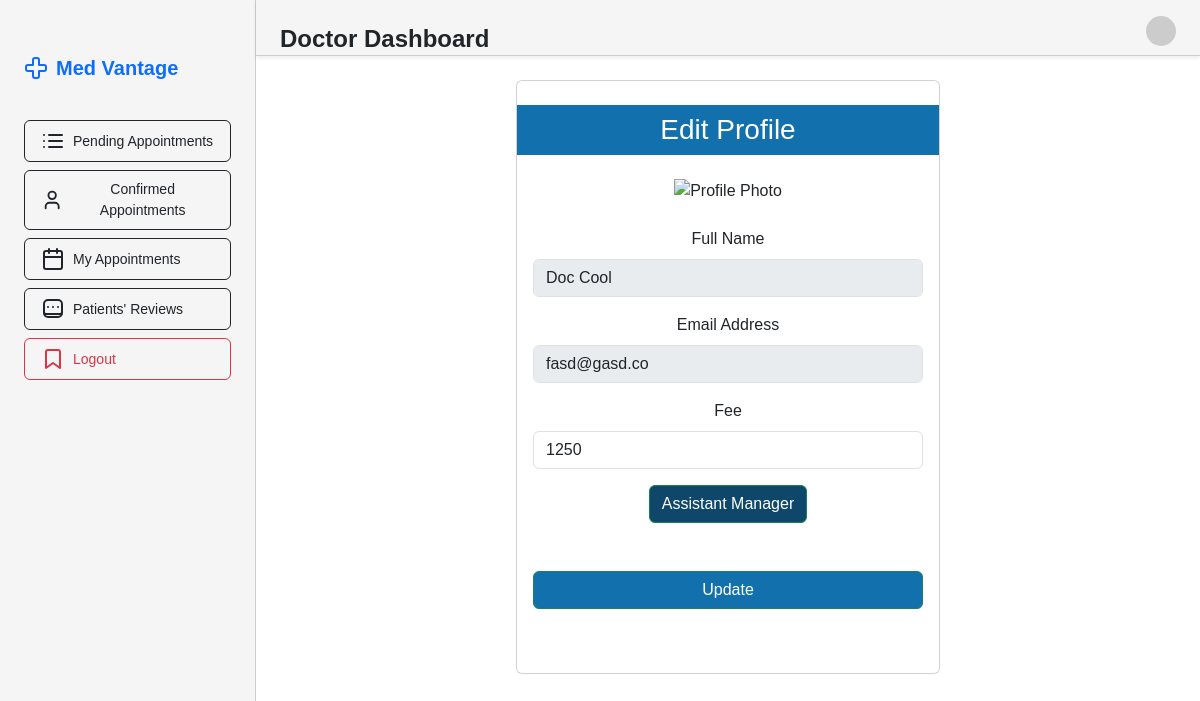
/dashboard-doctor/profile/ (signed in), run on the app's committed database.
### core/models.py (models this page shows, shortened)
class Doctor(models.Model):
    user = models.ForeignKey(User,on_delete=models.CASCADE)
    designation = models.CharField(max_length=200)
    status = models.BooleanField(default=True)
    fee = models.IntegerField(default=1000)
    assistant = models.ForeignKey(User,on_delete=models.CASCADE, related_name='doctor_assistant', null=True, blank=True)

### core/views.py (the view)
# urls.py: path('dashboard-doctor/profile/',views.profile,name="profile"),
@login_required
@doctor_required
def profile(request):
    doctor_obj = Doctor.objects.get(user=request.user.id)
    print(doctor_obj.user.first_name)
    context = {
            "doc" : doctor_obj
    }
    if request.method == "POST":
        doc_fee = request.POST.get('fee' , '')
        doctor_obj.fee = doc_fee
        doctor_obj.save()
        context['error_message'] =  "Data updated successfully."
    return render(request, 'profile.html', context )

### core/templates/profile.html (shortened to what this page needs)
{% extends "base_doc.html" %}
{% block content %}
<div class="container">
    <div class="row justify-content-center">
        <div class="col-lg-6">
            <div class="card" style="height: 100%; width: 100%;">
                <div class="card-header1 pt-4 text-white text-center">
                    <h3 class="p-2" style="background-color: #1271ad;">Edit Profile</h3>
                </div>
                <div class="card-body text-center">
                    <img src="https://i.pinimg.com/564x/9d/17/04/9d1704b0f3d9135472efba85d75321be.jpg" width="150px" alt="Profile Photo" class="profile-photo mb-4">
                    <form id="profileForm" method="POST" >
                        <div class="mb-3">
                            <label for="firstName" class="form-label">Full Name</label>
                            <input type="text" value="{{doc.user.first_name}} {{doc.user.last_name}}" class="form-control" id="firstName" name="firstName" placeholder="Enter your first name" disabled>
                        </div>
                        <div class="mb-3">
                            <label for="email" class="form-label">Email Address</label>
                            <input type="email" value="{{doc.user.email}}" class="form-control" id="email" name="user_email" placeholder="Enter your email address" disabled>
                        </div>
                        <div class="mb-3">
                            <label for="fee" class="form-label">Fee</label>
                            <input type="number" value="{{doc.fee}}" class="form-control" name="fee" id="fee" placeholder="Enter your fee" required>
                        </div>
                        <a class="btn btn-success" href="{% url 'assistant_manager' %}" style="background-color: #0f476a;">Assistant Manager</a>
                        <button type="submit" class="btn btn-success w-100 my-5" style="background-color: #1271ad;">Update</button>
                    </form>
                </div>
            </div>
        </div>
    </div>
</div>
</body>
</html>
{% endblock content %}

### core/templates/base_doc.html (style rules this page uses)
body { font-family: Arial, sans-serif; }

### data on the page
Doctor: firstName "Doc Cool", user_email "fasd@gasd.co", fee "1250"
